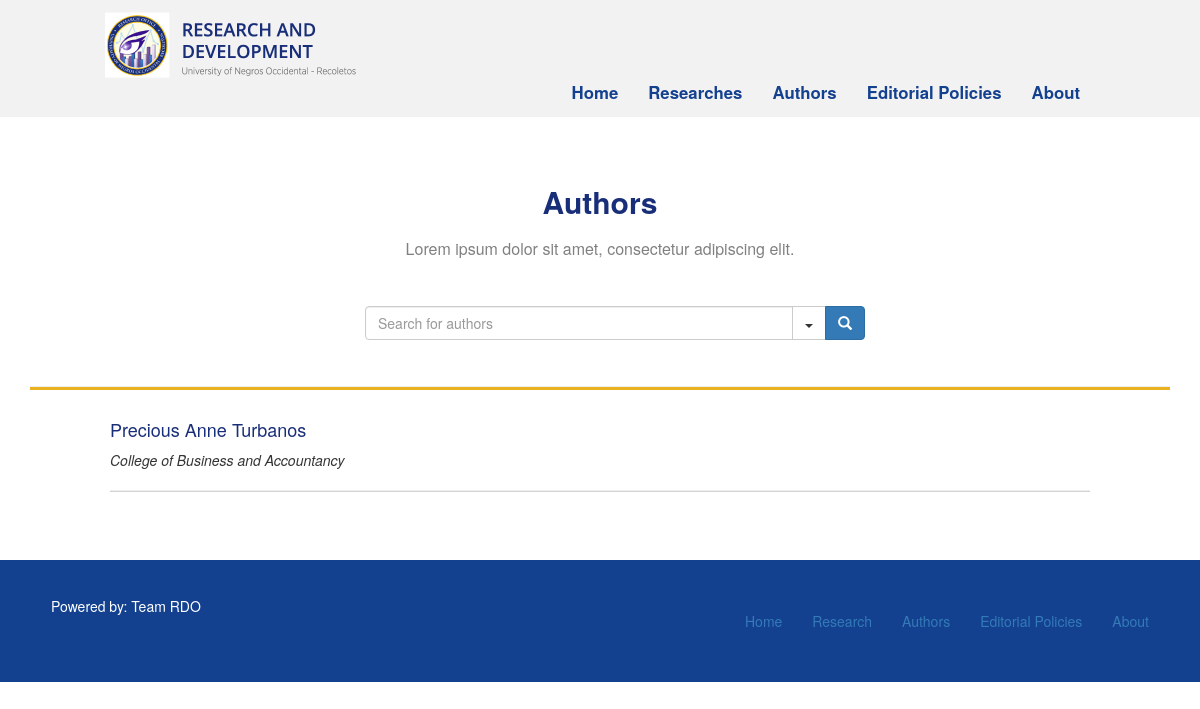
Page /home/authors/ on the committed database.
### home/models.py (models this page shows)
class Author(models.Model):
    author_name = models.CharField(max_length=50)
    author_course = models.CharField(max_length=100)

### home/views.py (the view)
# urls.py: path(r'authors/', views.authors, name='authors'),
def authors(request):
    authors = Author.objects.all()
    return render(
        request,
        'authors.html',
        context={'authors': authors}
    )

### home/templates/authors.html (shortened to what this page needs)
<!DOCTYPE html>
<html lang="en">
<head>
    {% load staticfiles %}
    <link rel="stylesheet" href="https://maxcdn.bootstrapcdn.com/bootstrap/3.3.7/css/bootstrap.min.css">
    <link rel="stylesheet" href="https://cdnjs.cloudflare.com/ajax/libs/font-awesome/4.7.0/css/font-awesome.min.css">
    {% load static %}
    <link rel="stylesheet" href="{% static 'css/author.css' %}">
</head>
<body>
<nav class = "navbar">
	<div class ="container-fluid" id="header">
		<div class="navbar-header">
            {% load static %}
			<a class="navbar-brand" href="#"><img id="logo" src="{% static 'img/rdo-logo.png' %}"></a>
		</div>
		<div class="collapse navbar-collapse" id="myNavbar">
			<ul class="nav navbar-nav navbar-right">
				<li><a href="{% url 'index' %}">Home</a></li>
				<li><a href="{% url 'research' %}">Researches</a></li>
				<li class="active"><a href="{% url 'authors' %}">Authors</a></li>
				<li><a href="{% url 'editorial' %}">Editorial Policies</a></li>
				<li><a href="{% url 'about' %}">About</a></li>
			</ul>
		</div>
	</div>
</nav>
<div class = "container text-center">
    <h2>Authors</h2>
    <p id="authors-desc">Lorem ipsum dolor sit amet, consectetur adipiscing elit.</p>
    <div class="container">
        <div class="row">
            <div class="col-md-12">
                <div class="input-group" id="adv-search">
                    <input type="text" class="form-control" placeholder="Search for authors" />
                    <div class="input-group-btn">
                        <div class="btn-group" role="group">
                            <div class="dropdown dropdown-lg">
                                <button type="button" class="btn btn-default dropdown-toggle" data-toggle="dropdown" aria-expanded="false"><span class="caret"></span></button>
                            </div>
                            <button type="button" class="btn btn-primary"><span class="glyphicon glyphicon-search" aria-hidden="true"></span></button>
                        </div>
                    </div>
                </div>
              </div>
            </div>
        </div>
    <hr id="gold">
</div>
<table class="container" id="authors">
    {% if authors %}
    {% for author in authors %}
    <tr>
        <td><a href="author/{{ author.id }}" data-toggle="modal" data-target="#exampleModalLong"><h4>{{ author.author_name }}</h4></a>
            <p> <i>{{ author.author_course }}</i></p><hr id="gray">
        </td>
    </tr>
    {% endfor %}
    {% endif %}
</table>
<footer>
	<div class="col-sm-4">Powered by: Team RDO</div>
			<div class="collapse navbar-collapse" id="myNavbar">
			<ul class="nav navbar-nav navbar-right">
				<li class="active"><a href="index.html">Home</a></li>
				<li><a href="research.html">Research</a></li>
				<li><a href="authors.html">Authors</a></li>
				<li><a href="#">Editorial Policies</a></li>
				<li><a href="#">About</a></li>
			</ul>
		</div>
</footer>
</body>
</html>

### home/static/css/author.css (style rules this page uses)
.navbar { border-radius: 0; background-color: #f2f2f2; padding: 1% 0 0 0; font-size: 1.2em; border:0; }
#header { margin: 0 auto; width: 85%; }
.navbar-brand { float:left; min-height: 55px; padding:0 15px 5px; }
.navbar .navbar-nav .active a, .navbar .navbar-nav .active a:focus, .navbar .navbar-nav .active a:hover { color: #14418F; }
.navbar .navbar-nav li a { color:#14418F; font-weight: bold; }
.container { margin: 4% auto; }
#authors { margin-top: -4%; }
#logo { max-width: 50%; }
footer { width: 100%; background-color: #14418F; padding: 3%; color: #FFFFFF; }
h2 { color: #192E79; font-weight: bold; }
#authors-desc { margin-top: 20px; font-size: 16px; color: gray; }
#gold { height: 3px; background-color: #EBB220; }
#gray { height: 1px; background-color: lightgray; }
td { width: 85%; margin-top: -20px; padding-left: 20px; padding-right: 20px; }
h4 { color: #192E79; }
#authors { width: 85%; }
.input-group-btn .btn-group { display: flex !important; }
.btn-group .btn { border-radius: 0; margin-left: -1px; }
.btn-group .btn:last-child { border-top-right-radius: 4px; border-bottom-right-radius: 4px; }
@media screen and (min-width: 768px) { #adv-search { width: 500px; margin: 0 auto; } }
@media screen and (min-width: 768px) { .dropdown.dropdown-lg { position: static !important; } }

### rows in the picture
Author: author_name "Precious Anne Turbanos", author_course "College of Business and Accountancy"
